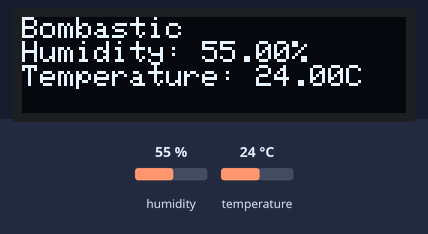
A program run on a simulated ESP32. On the bench: 128×32 one-colour display. The inputs (shaded band) are chosen by the test bench; at power-on: humidity 55 %, temperature 24 °C. What the program prints to the serial monitor is not drawn.

Above: at 1.2 s.
1.3 s: humidity set to 22 %
At 2.6 s:
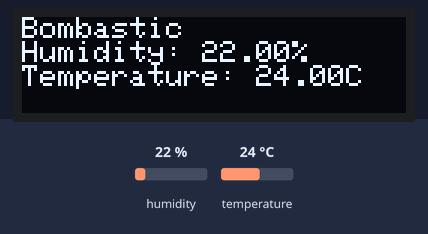
2.9 s: temperature set to 12 °C
At 4.2 s:
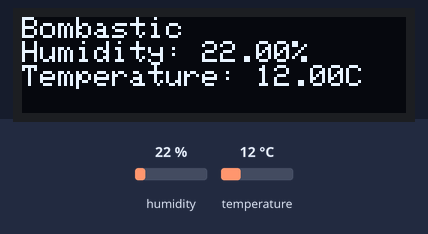
4.5 s: humidity set to 40 %
At 5.7 s:
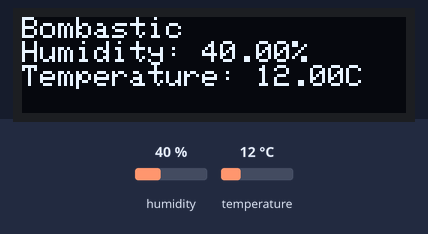
6.0 s: temperature set to 19 °C
At 7.3 s:
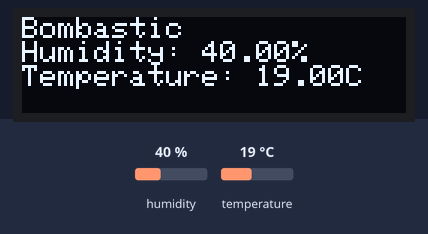
Timing chart, 0 to 8.6 s (numbered marks = the images above; inputs shaded):
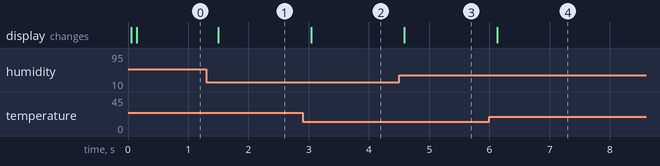

The program:

main.cpp
```cpp
#include <Arduino.h>
#include <SPI.h>
#include <Wire.h>
#include <Adafruit_GFX.h>
#include <Adafruit_SSD1306.h>
#include <Adafruit_AHTX0.h>
#include <Adafruit_Sensor.h>

#define SCREEN_WIDTH 128
#define SCREEN_HEIGHT 32

#define OLED_RESET -1
Adafruit_SSD1306 display(SCREEN_WIDTH, SCREEN_HEIGHT, &Wire, OLED_RESET);

Adafruit_AHTX0 aht;

void setup()
{
  Serial.begin(115200);

  display.display();

  if (!display.begin(SSD1306_SWITCHCAPVCC, 0x3C))
  {
    Serial.println(F("SSD1306 allocation failed"));
    for (;;)
      ;
  }

  if (!aht.begin())
  {
    Serial.println("Could not find AHT? Check wiring");
    while (1)
      ;
  }

  display.clearDisplay();

  display.setTextColor(SSD1306_WHITE);
  display.setCursor(0, 0);
  display.println("Bombastic");

  display.display();

  Serial.println("Hello World!");
}

void loop()
{
  display.clearDisplay();
  display.setCursor(0, 0);

  display.println("Bombastic");

  sensors_event_t humidity, temp;
  aht.getEvent(&humidity, &temp);

  display.println("Humidity: " + String(humidity.relative_humidity) + "%");
  display.println("Temperature: " + String(temp.temperature) + "C");

  display.display();

  delay(100);
}
```

Measured:
- after the input at 1.3 s, the display: changes after 0.20 s (image 1)
- after the input at 2.9 s, the display: changes after 0.14 s (image 2)
- after the input at 4.5 s, the display: changes after 0.09 s (image 3)
- after the input at 6.0 s, the display: changes after 0.13 s (image 4)
